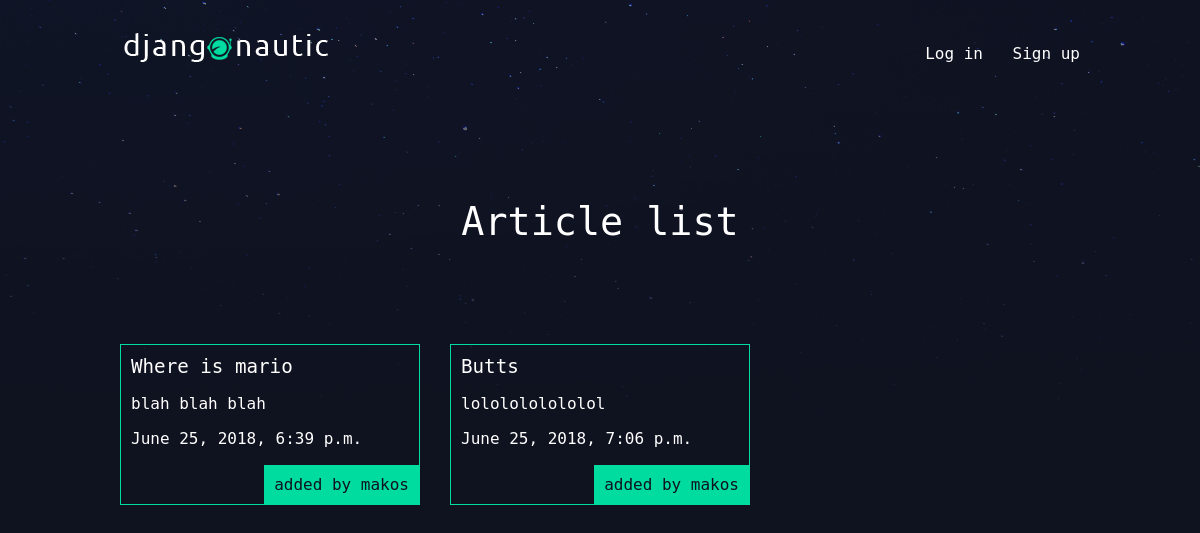
The app's page /articles/ with its own data.
### articles/models.py (models this page shows, shortened)
class Article(models.Model):
	title = models.CharField(max_length = 100)
	slug = models.SlugField()
	body = models.TextField()
	date = models.DateTimeField(auto_now_add = True)
	thumb = models.ImageField(default = 'default.png', blank = True)
	author = models.ForeignKey(User, on_delete=models.CASCADE, default=None)
	def snippet(self):
		if len(self.body) < 50:
			return self.body
		else:
			return self.body[:50] + "..."

### articles/views.py (the view)
# urls.py: path('', views.article_list, name='list'),
def article_list(request):
	articles = Article.objects.all().order_by("date")
	return render(request, "articles/article_list.html", {"articles": articles})

### articles/templates/articles/article_list.html
{% extends 'base_layout.html' %}
{% block content %}
<h1>Article list</h1>
<div class="articles">
	{% for article in articles %}
		<div class="article">
			<h2><a href="{% url 'articles:detail' slug=article.slug %}">{{ article.title }}</a></h2>
			<p>{{ article.snippet }}</p>
			<p>{{ article.date }}</p>
			<p class="author">added by {{ article.author.username }}</p>
		</div>
	{% endfor %}
</div>
{% endblock %}

### assets/styles.css (style rules this page uses)
body { background: #0f121f; background-image: url(/static/stars.png); background-repeat: no-repeat; color: #fff; }
body * { font-family: "DejaVu sans mono", monospace; }
h1, h2, h3, h4, h5 { font-weight: normal; margin: 0; }
a, a:hover, a:visited { color: #fff; text-decoration: none; }
div.wrapper h1 { text-align: center; margin: 100px auto; font-size: 2.4em; }
.articles { display: grid; grid-template-columns: 1fr 1fr 1fr; grid-gap: 30px; }
.article { padding: 10px; border: 1px solid #00dba0; position: relative; padding-bottom: 40px; }
.article h2 { font-size: 1.2em }
.article .author { padding: 10px; background: #00dba0; position: absolute; right: 0; bottom: 0; margin: 0; color: #0f121f; }

### records on screen
Article: title "Where is mario", snippet "blah blah blah", date "June 25, 2018, 6:39 p.m.", author.username "makos"
Article: title "Butts", snippet "lololololololol", date "June 25, 2018, 7:06 p.m.", author.username "makos"
